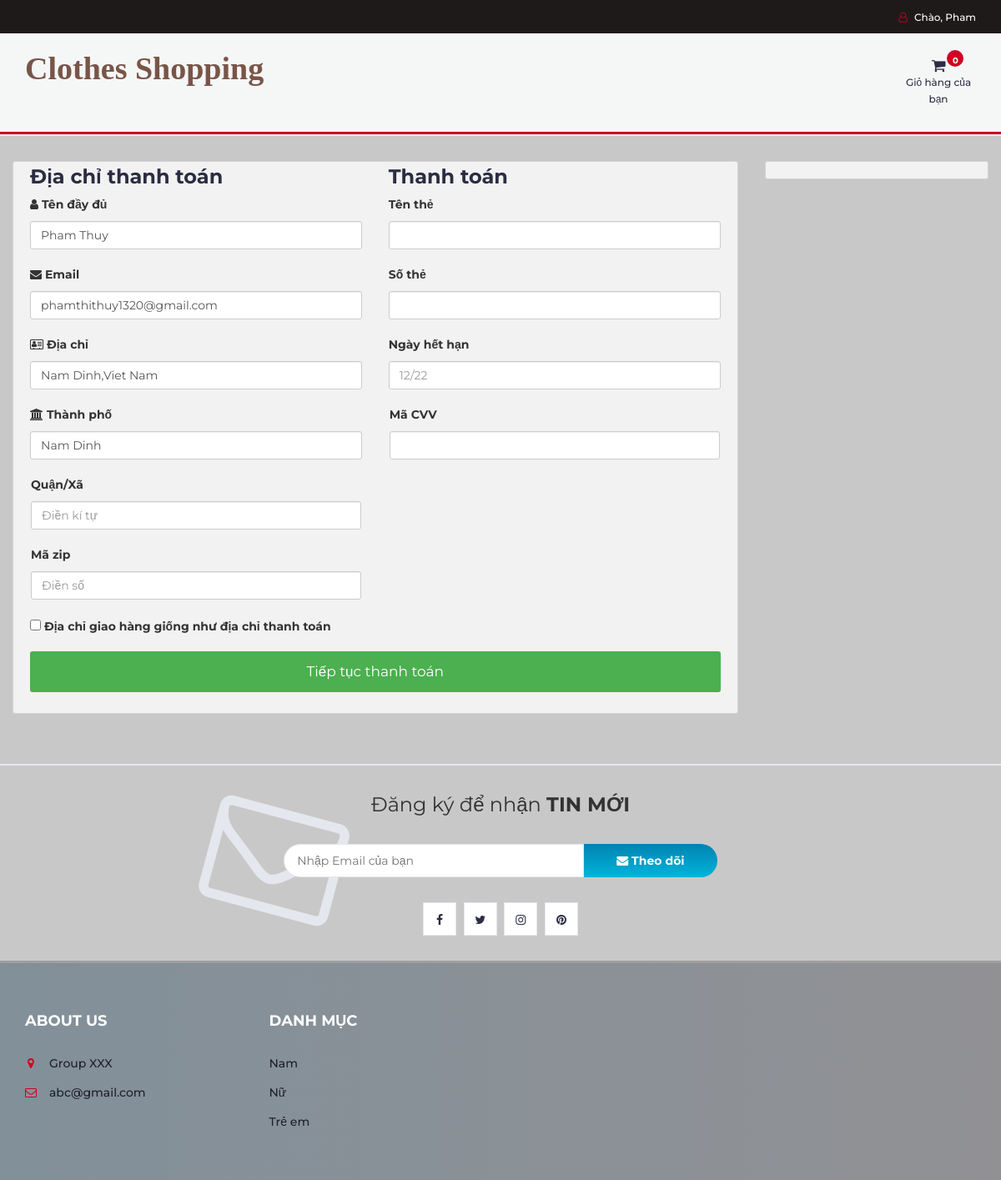
Page /checkout.php (signed in) on the committed database.
### tables this page shows
CREATE TABLE `user_info` (
  `user_id` int(10) NOT NULL,
  `first_name` varchar(100) NOT NULL,
  `last_name` varchar(100) NOT NULL,
  `email` varchar(300) NOT NULL,
  `password` varchar(300) NOT NULL,
  `mobile` varchar(10) NOT NULL,
  `address1` varchar(300) NOT NULL,
  `address2` varchar(11) NOT NULL
);

### checkout.php (the view, shortened to what this page needs)
<?php
include "db.php";
include "header.php";
?>
<section class="section">
	<div class="container-fluid">
		<div class="row-checkout">
		<?php
		if(isset($_SESSION["uid"])){
			$sql = "SELECT * FROM user_info WHERE user_id='$_SESSION[uid]'";
			$query = mysqli_query($con,$sql);
			$row=mysqli_fetch_array($query);
		echo'
			<div class="col-75">
				<div class="container-checkout">
				<form id="checkout_form" action="checkout_process.php" method="POST" class="was-validated">
					<div class="row-checkout">
					<div class="col-50">
						<h3>Địa chỉ thanh toán</h3>
						<label for="fname"><i class="fa fa-user" ></i> Tên đầy đủ</label>
						<input type="text" id="fname" class="form-control" name="firstname" pattern="^[a-zA-Z ]+$"  value="'.$row["first_name"].' '.$row["last_name"].'">
						<label for="email"><i class="fa fa-envelope"></i> Email</label>
						<input type="text" id="email" name="email" class="form-control" pattern="^[_a-z0-9-]+(\.[_a-z0-9-]+)*@[a-z0-9]+(\.[a-z]{2,4})$" value="'.$row["email"].'" required>
						<label for="adr"><i class="fa fa-address-card-o"></i> Địa chỉ</label>
						<input type="text" id="adr" name="address" class="form-control" value="'.$row["address1"].'" required>
						<label for="city"><i class="fa fa-institution"></i> Thành phố</label>
						<input type="text" id="city" name="city" class="form-control" value="'.$row["address2"].'" pattern="^[a-zA-Z ]+$" required>
						<div class="row">
						<div class="col-50">
							<label for="state">Quận/Xã</label>
							<input type="text" id="state" name="state" placeholder ="Điền kí tự" class="form-control" pattern="^[a-zA-Z ]+$" required>
						</div>
						<div class="col-50">
							<label for="zip">Mã zip</label>
							<input type="text" id="zip" name="zip" placeholder ="Điền số" class="form-control" pattern="^[0-9]{6}(?:-[0-9]{4})?$" required>
						</div>
						</div>
					</div>
					<div class="col-50">
						<h3>Thanh toán</h3>
						<label for="cname">Tên thẻ</label>
						<input type="text" id="cname" name="cardname" class="form-control" pattern="^[a-zA-Z ]+$" required>
						<div class="form-group" id="card-number-field">
                        <label for="cardNumber">Số thẻ</label>
                        <input type="text" class="form-control" id="cardNumber" name="cardNumber" required>
                    </div>
						<label for="expdate">Ngày hết hạn</label>
						<input type="text" id="expdate" name="expdate" class="form-control" pattern="^((0[1-9])|(1[0-2]))\/(\d{2})$" placeholder="12/22"required>
						<div class="row">
						<div class="col-50">
							<div class="form-group CVV">
								<label for="cvv">Mã CVV</label>
								<input type="text" class="form-control" name="cvv" id="cvv" required>
						</div>
						</div>
					</div>
					</div>
					</div>
					<label><input type="CHECKBOX" name="q" class="roomselect" value="conform" required> Địa chỉ giao hàng giống như địa chỉ thanh toán
					</label>';
					$total=0;
					$total_count=$_POST['total_count'];
				echo'
				<input type="hidden" name="total_count" value="'.$total_count.'">
					<input type="hidden" name="total_price" value="'.$total.'">
					<input type="submit" id="submit" value="Tiếp tục thanh toán" class="checkout-btn">
				</form>
				</div>
			</div>
			';
		}else{
			echo"<script>window.location.href = 'cart.php'</script>";
		}
		?>
			<div class="col-25">
				<div class="container-checkout">
				</div>
			</div>
		</div>
	</div>
</section>
		<div id="newsletter" class="section">
			<div class="container">
				<div class="row">
					<div class="col-md-12">
						<div class="newsletter">
							<p>Đăng ký để nhận <strong>TIN MỚI</strong></p>
							<form >
								<input class="input" type="email" placeholder="Nhập Email của bạn">
								<button class="newsletter-btn"><i class="fa fa-envelope"></i> Theo dõi</button>
							</form>
							<ul class="newsletter-follow">
								<li>
									<a href="#"><i class="fa fa-facebook"></i></a>
								</li>
								<li>
									<a href="#"><i class="fa fa-twitter"></i></a>
								</li>
								<li>
									<a href="#"><i class="fa fa-instagram"></i></a>
								</li>
								<li>
									<a href="#"><i class="fa fa-pinterest"></i></a>
								</li>
							</ul>
						</div>
					</div>
				</div>
			</div>
		</div>
<?php
include "footer.php";
?>

### header.php (shortened to what this page needs)
<!DOCTYPE html>
<html lang="en">
	<head>
		<link type="text/css" rel="stylesheet" href="css/bootstrap.min.css"/>
		<link type="text/css" rel="stylesheet" href="css/slick.css"/>
		<link type="text/css" rel="stylesheet" href="css/slick-theme.css"/>
		<link type="text/css" rel="stylesheet" href="css/nouislider.min.css"/>
		<link rel="stylesheet" href="css/font-awesome.min.css">
		<link type="text/css" rel="stylesheet" href="css/style.css"/>
		<link type="text/css" rel="stylesheet" href="css/accountbtn.css"/>
    </head>
	<body>
		<header>
			<div id="top-header">
				<div class="container">
					<ul class="header-links pull-right">
						<li><?php
                             include "db.php";
                            if(isset($_SESSION["uid"])){
                                $sql = "SELECT first_name FROM user_info WHERE user_id='$_SESSION[uid]'";
                                $query = mysqli_query($con,$sql);
                                $row=mysqli_fetch_array($query);
                                echo '
                               <div class="dropdownn">
                                  <a href="#" class="dropdownn" data-toggle="modal" data-target="#myModal" ><i class="fa fa-user-o"></i> Chào, '.$row["first_name"].'</a>
                                  <div class="dropdownn-content">
                                    <a href="logout.php"  ><i class="fa fa-sign-in" aria-hidden="true"></i>Đăng xuất</a>
                                  </div>
                                </div>';
                            }
                                             ?>
                                </li>
					</ul>
				</div>
			</div>
			<div id="header">
				<div class="container" style="justify-content: space-between;">
					<div class="row">
						<div class="col-md-6">
							<div class="header-logo">
								<a href="#" class="logo">
								<font style="font-style:normal; font-size: 38px;color: #795548;font-family: serif">
                                       <b>Clothes Shopping</b>
                                    </font>
								</a>
							</div>
						</div>
						<div class="col-md-6 clearfix">
							<div class="header-ctn">
								<div class="dropdown">
									<a class="dropdown-toggle" data-toggle="dropdown" aria-expanded="true">
										<i class="fa fa-shopping-cart" style="color: #2b2d42"></i>
										<span style="color: #2b2d42">Giỏ hàng của bạn</span>
										<div class="badge qty">0</div>
									</a>
									</div>
							</div>
						</div>
					</div>
				</div>
			</div>
		</header>
		<nav id='navigation' >
		</nav>

### css/style.css (style rules this page uses)
body { font-family: 'Montserrat', sans-serif; font-weight: 400; background-color: #38363445; }
h1, h2, h3, h4, h5, h6 { color: #2B2D42; font-weight: 700; margin: 0 0 10px; }
a { color: #2B2D42; font-weight: 500; -webkit-transition: 0.2s color; transition: 0.2s color; }
ul, ol { margin: 0; padding: 0; list-style: none }
.input { height: 40px; padding: 0px 15px; border: 1px solid #E4E7ED; background-color: #FFF; width: 100%; }
.section { padding-top: 30px; padding-bottom: 30px; }
#top-header { padding-top: 10px; padding-bottom: 10px; background-color: #1E1F29; }
.header-links li { display: inline-block; margin-right: 15px; font-size: 12px; }
.header-links li:last-child { margin-right: 0px; }
.header-links li a { color: #FFF; }
.header-links li i { color: #D10024; margin-right: 5px; }
#header { padding-top: 15px; padding-bottom: 15px; background-image: linear-gradient(-135deg, #FF6CAB 0%, #F660BC 10%, #EC53CD 20%, #E045DE 30%, #D335EE 40%, #C323FF 50%, #B53AFF 60%, #A749FF 70%, #9854FF 80%, #865EFF 90%, #7366FF 100%); }
.header-logo { float: left; }
.header-ctn { float: right; padding: 15px 0px; }
.header-ctn>div { display: inline-block; }
.header-ctn>div>a { display: block; position: relative; width: 90px; text-align: center; color: #FFF; }
.header-ctn>div>a>i { display: block; font-size: 18px; }
.header-ctn>div>a>span { font-size: 12px; }
.header-ctn>div>a>.qty { position: absolute; right: 15px; top: -10px; width: 20px; height: 20px; line-height: 20px; text-align: center; border-radius: 50%; font-size: 10px; color: #FFF; background-color: #D10024; }
#navigation { background: #FFF; border-bottom: 2px solid #E4E7ED; border-top: 3px solid #D10024; }
#newsletter.section { border-top: 2px solid #E4E7ED; border-bottom: 3px solid #9E9E9E; margin-top: 30px; }
.newsletter { text-align: center; }
.newsletter p { font-size: 24px; }
.newsletter form { position: relative; max-width: 520px; margin: 30px auto; }
.newsletter form:after { content: "\f003"; font-family: FontAwesome; position: absolute; font-size: 160px; color: #E4E7ED; top: 15px; -webkit-transform: translateY(-50%) rotate(15deg); -ms-transform: translateY(-50%) rotate(15deg); transform: translateY(-50%) rotate(15deg); z-index: -1; left: -90px; }
.newsletter form .input { width: calc(100% - 160px); margin-right: -4px; border-radius: 40px 0px 0px 40px; }
.newsletter form .newsletter-btn { width: 160px; height: 40px; font-weight: 700; background: #00B4DB; background: -webkit-linear-gradient(to bottom, #0083B0, #00B4DB); background: linear-gradient(to bottom, #0083B0, #00B4DB); color: #FFF; border: none; border-radius: 0px 40px 40px 0px; }
.newsletter .newsletter-follow { text-align: center; }
.newsletter .newsletter-follow li { display: inline-block; margin-right: 5px; }
.newsletter .newsletter-follow li:last-child { margin-right: 0px; }
.newsletter .newsletter-follow li a { position: relative; display: block; width: 40px; height: 40px; text-align: center; line-height: 40px; border: 1px solid #E4E7ED; background-color: #FFF; -webkit-transition: 0.2s all; transition: 0.2s all; }

### css/accountbtn.css (style rules this page uses)
.dropdownn { position: relative; display: inline-block; }

### header.php (style rules this page uses)
#navigation { background: #FF4E50; background: -webkit-linear-gradient(to right, #F9D423, #FF4E50); background: #ffffff; }
#header { background: #f5f7f7; background: -webkit-linear-gradient(to right, #061161, #f5f7f7);*/ }
#top-header { background: #1f1a1a; }

### checkout.php (style rules this page uses)
.row-checkout { display: -ms-flexbox; display: flex; -ms-flex-wrap: wrap; flex-wrap: wrap; margin: 0 -16px; }
.col-25 { -ms-flex: 25%; flex: 25%; }
.col-50 { -ms-flex: 50%; flex: 50%; }
.col-75 { -ms-flex: 75%; flex: 75%; }
.col-25, .col-50, .col-75 { padding: 0 16px; }
.container-checkout { background-color: #f2f2f2; padding: 5px 20px 15px 20px; border: 1px solid lightgrey; border-radius: 3px; }
input[type=text] { width: 100%; margin-bottom: 20px; padding: 12px; border: 1px solid #ccc; border-radius: 3px; }
label { margin-bottom: 10px; display: block; }
.checkout-btn { background-color: #4CAF50; color: white; padding: 12px; margin: 10px 0; border: none; width: 100%; border-radius: 3px; cursor: pointer; font-size: 17px; }

### rows in the picture
user_info: first_name "Pham", firstname "Pham Thuy", email "phamthithuy1320@gmail.com", address "Nam Dinh,Viet Nam", city "Nam Dinh"
